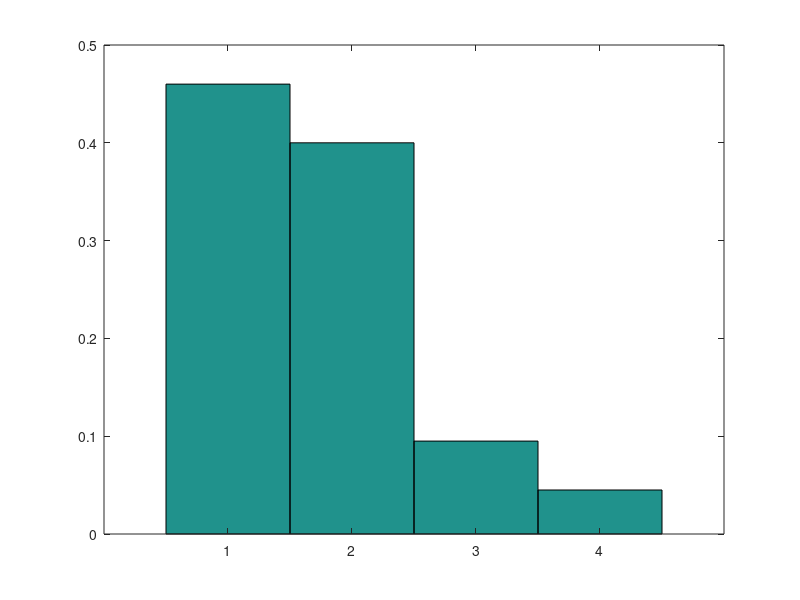

The MATLAB source for this figure:
N = 1000;
i1 = 0.46; i2 = 0.86; i3 = 0.96; i4 = 1;
vec = [];

for i = 1 : N
  r = rand;
  interval = 0;
  
  if r <= i1
    interval = 1;
  endif
  
  if r >= i1 && r <= i2
    interval = 2;
  endif
  
  if r > i2 && r <= i3
    interval = 3;
  endif
  
  if r > i3
    interval = 4;
  endif
  
  vec = [vec, interval];
endfor

nr1 = length(find(vec == 1)) / N;
nr2 = length(find(vec == 2)) / N;
nr3 = length(find(vec == 3)) / N;
nr4 = length(find(vec == 4)) / N;

histograma = histc(vec, 1 : 4);
bar(1 : 4, histograma / N, "hist");